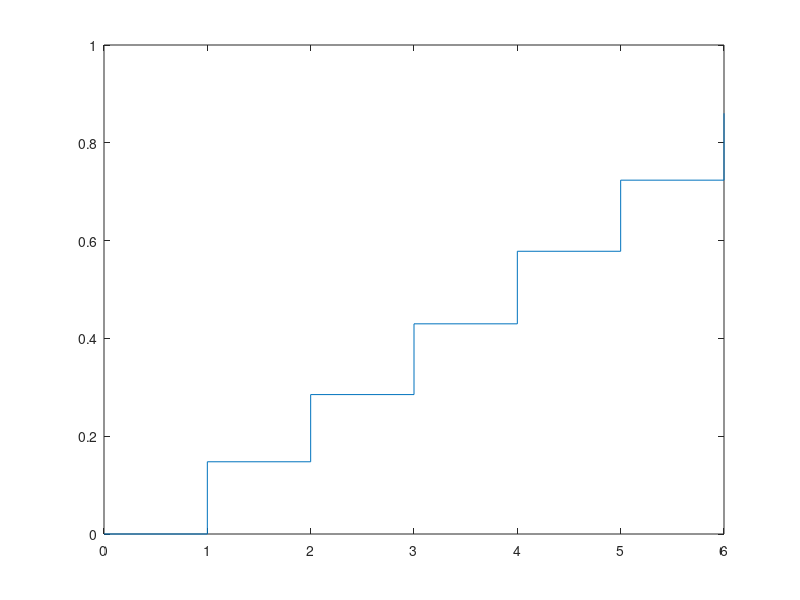

The MATLAB script that drew this image:
% By: Bruno Filipe Oliveira Aguiar, N.Mec.: 80177 
%     Jose' Pedro Domingues, N.Mec.: 80075

nExperiencias = 10000;
lados = 6;
dados = 1;

pX = floor( rand(dados, nExperiencias) * (lados+1) );

 
% Funcao da Probabilidade Massa

probabilidade = [ sum(pX==1)/nExperiencias, sum(pX==2)/nExperiencias, sum(pX==3)/nExperiencias, sum(pX==4)/nExperiencias, sum(pX==5)/nExperiencias, sum(pX==6)/nExperiencias ]
stem(1:lados, probabilidade)

%Funcao da Distribuicao Acomulada

somaAcumulativa = [ 0 cumsum(probabilidade) ];
stairs(0:lados, somaAcumulativa)